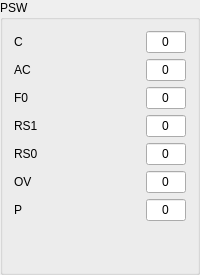
           <widget class="QGroupBox" name="psw">
            <property name="title">
             <string>PSW</string>
            </property>
            <layout class="QVBoxLayout" name="verticalLayout_2">
             <item>
              <layout class="QHBoxLayout" name="horizontalLayout">
               <item>
                <widget class="QLabel" name="label_10">
                 <property name="styleSheet">
                  <string notr="true">border: 0px</string>
                 </property>
                 <property name="text">
                  <string>C   </string>
                 </property>
                 <property name="margin">
                  <number>0</number>
                 </property>
                </widget>
               </item>
               <item>
                <widget class="QLineEdit" name="c">
                 <property name="enabled">
                  <bool>true</bool>
                 </property>
                 <property name="maximumSize">
                  <size>
                   <width>40</width>
                   <height>16777215</height>
                  </size>
                 </property>
                 <property name="text">
                  <string>0</string>
                 </property>
                 <property name="maxLength">
                  <number>1</number>
                 </property>
                 <property name="alignment">
                  <set>Qt::AlignCenter</set>
                 </property>
                 <property name="readOnly">
                  <bool>true</bool>
                 </property>
                </widget>
               </item>
              </layout>
             </item>
             <item>
              <layout class="QHBoxLayout" name="horizontalLayout_11">
               <item>
                <widget class="QLabel" name="label_14">
                 <property name="styleSheet">
                  <string notr="true">border: 0px</string>
                 </property>
                 <property name="text">
                  <string>AC </string>
                 </property>
                 <property name="margin">
                  <number>0</number>
                 </property>
                </widget>
               </item>
               <item>
                <widget class="QLineEdit" name="ac">
                 <property name="enabled">
                  <bool>true</bool>
                 </property>
                 <property name="maximumSize">
                  <size>
                   <width>40</width>
                   <height>16777215</height>
                  </size>
                 </property>
                 <property name="text">
                  <string>0</string>
                 </property>
                 <property name="maxLength">
                  <number>1</number>
                 </property>
                 <property name="alignment">
                  <set>Qt::AlignCenter</set>
                 </property>
                 <property name="readOnly">
                  <bool>true</bool>
                 </property>
                </widget>
               </item>
              </layout>
             </item>
             <item>
              <layout class="QHBoxLayout" name="horizontalLayout_12">
               <item>
                <widget class="QLabel" name="label_11">
                 <property name="styleSheet">
                  <string notr="true">border: 0px</string>
                 </property>
                 <property name="text">
                  <string>F0  </string>
                 </property>
                 <property name="margin">
                  <number>0</number>
                 </property>
                </widget>
               </item>
               <item>
                <widget class="QLineEdit" name="f0">
                 <property name="enabled">
                  <bool>true</bool>
                 </property>
                 <property name="maximumSize">
                  <size>
                   <width>40</width>
                   <height>16777215</height>
                  </size>
                 </property>
                 <property name="text">
                  <string>0</string>
                 </property>
                 <property name="maxLength">
                  <number>1</number>
                 </property>
                 <property name="alignment">
                  <set>Qt::AlignCenter</set>
                 </property>
                 <property name="readOnly">
                  <bool>true</bool>
                 </property>
                </widget>
               </item>
              </layout>
             </item>
             <item>
              <layout class="QHBoxLayout" name="horizontalLayout_13">
               <item>
                <widget class="QLabel" name="label_15">
                 <property name="styleSheet">
                  <string notr="true">border: 0px</string>
                 </property>
                 <property name="text">
                  <string>RS1</string>
                 </property>
                 <property name="margin">
                  <number>0</number>
                 </property>
                </widget>
               </item>
               <item>
                <widget class="QLineEdit" name="rs1">
                 <property name="enabled">
                  <bool>true</bool>
                 </property>
                 <property name="maximumSize">
                  <size>
                   <width>40</width>
                   <height>16777215</height>
                  </size>
                 </property>
                 <property name="text">
                  <string>0</string>
                 </property>
                 <property name="maxLength">
                  <number>1</number>
                 </property>
                 <property name="alignment">
                  <set>Qt::AlignCenter</set>
                 </property>
                 <property name="readOnly">
                  <bool>true</bool>
                 </property>
                </widget>
               </item>
              </layout>
             </item>
             <item>
              <layout class="QHBoxLayout" name="horizontalLayout_14">
               <item>
                <widget class="QLabel" name="label_12">
                 <property name="styleSheet">
                  <string notr="true">border: 0px</string>
                 </property>
                 <property name="text">
                  <string>RS0</string>
                 </property>
                 <property name="margin">
                  <number>0</number>
                 </property>
                </widget>
               </item>
               <item>
                <widget class="QLineEdit" name="rs0">
                 <property name="enabled">
                  <bool>true</bool>
                 </property>
                 <property name="maximumSize">
                  <size>
                   <width>40</width>
                   <height>16777215</height>
                  </size>
                 </property>
                 <property name="text">
                  <string>0</string>
                 </property>
                 <property name="maxLength">
                  <number>1</number>
                 </property>
                 <property name="alignment">
                  <set>Qt::AlignCenter</set>
                 </property>
                 <property name="readOnly">
                  <bool>true</bool>
                 </property>
                </widget>
               </item>
              </layout>
             </item>
             <item>
              <layout class="QHBoxLayout" name="horizontalLayout_15">
               <item>
                <widget class="QLabel" name="label_13">
                 <property name="styleSheet">
                  <string notr="true">border: 0px</string>
                 </property>
                 <property name="text">
                  <string>OV </string>
                 </property>
                 <property name="margin">
                  <number>0</number>
                 </property>
                </widget>
               </item>
               <item>
                <widget class="QLineEdit" name="ov">
                 <property name="enabled">
                  <bool>true</bool>
                 </property>
                 <property name="maximumSize">
                  <size>
                   <width>40</width>
                   <height>16777215</height>
                  </size>
                 </property>
                 <property name="text">
                  <string>0</string>
                 </property>
                 <property name="maxLength">
                  <number>1</number>
                 </property>
                 <property name="alignment">
                  <set>Qt::AlignCenter</set>
                 </property>
                 <property name="readOnly">
                  <bool>true</bool>
                 </property>
                </widget>
               </item>
              </layout>
             </item>
             <item>
              <layout class="QHBoxLayout" name="horizontalLayout_16">
               <item>
                <widget class="QLabel" name="label_16">
                 <property name="styleSheet">
                  <string notr="true">border: 0px</string>
                 </property>
                 <property name="text">
                  <string>P    </string>
                 </property>
                 <property name="margin">
                  <number>0</number>
                 </property>
                </widget>
               </item>
               <item>
                <widget class="QLineEdit" name="p">
                 <property name="enabled">
                  <bool>true</bool>
                 </property>
                 <property name="maximumSize">
                  <size>
                   <width>40</width>
                   <height>16777215</height>
                  </size>
                 </property>
                 <property name="text">
                  <string>0</string>
                 </property>
                 <property name="maxLength">
                  <number>1</number>
                 </property>
                 <property name="alignment">
                  <set>Qt::AlignCenter</set>
                 </property>
                 <property name="readOnly">
                  <bool>true</bool>
                 </property>
                </widget>
               </item>
              </layout>
             </item>
             <item>
              <spacer name="verticalSpacer_3">
               <property name="orientation">
                <enum>Qt::Vertical</enum>
               </property>
               <property name="sizeHint" stdset="0">
                <size>
                 <width>20</width>
                 <height>40</height>
                </size>
               </property>
              </spacer>
             </item>
            </layout>
           </widget>
